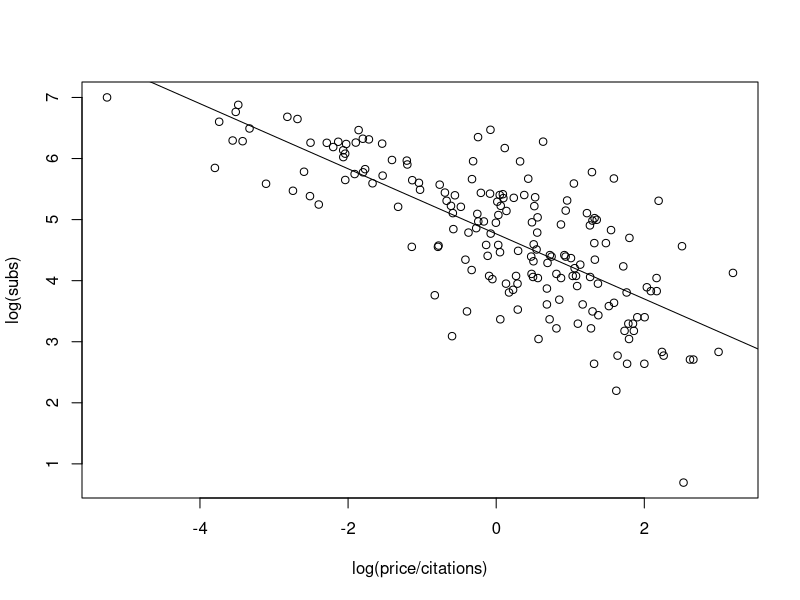

Recreate this plot in R.
## ---- chunk 1
# load the AER package
library(AER)
## ---- chunk 2
# demand for economic journals and their price
data("Journals", package = "AER")
## ---- chunk 3
# plot and linear regression 
plot(log(subs) ~ log(price/citations), data = Journals)
j_lm <- lm(log(subs) ~ log(price/citations), data = Journals)
abline(j_lm)
## ---- chunk 4
# summary
summary(j_lm)
